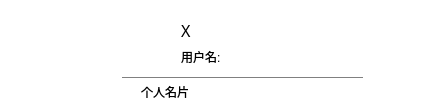
<?xml version="1.0" encoding="UTF-8"?>
<ui version="4.0">
 <class>ItemWidgetUserCardRight</class>
 <widget class="QWidget" name="ItemWidgetUserCardRight">
  <property name="geometry">
   <rect>
    <x>0</x>
    <y>0</y>
    <width>428</width>
    <height>111</height>
   </rect>
  </property>
  <property name="windowTitle">
   <string>ItemWidgetUserCardRight</string>
  </property>
  <property name="styleSheet">
   <string notr="true">QWidget
{
	font-family: &quot;微软雅黑&quot;;
	background-color: rgba(0, 0, 0, 0);
}

#frame_2
{	
	border-image: url(:/image/resource/气泡.png);
 	border-top-width:10px;
    border-bottom-width:10px;

    border-left-width: 4px;
 	border-right-width:10px;

	margin-bottom:-4px;
}

#frame_3
{	
	border-image: url(:/image/resource/气泡.png);
 	border-top-width:10px;
    border-bottom-width:4px;

    border-left-width: 4px;
 	border-right-width:10px;

	margin-top:-10px;
	padding-top:5px;
}

#frameLine
{
	border:none;
	min-height:1px;
	max-height:1px;
	margin-right:5px;
	margin-left:0px;
	background-color:gray;
}</string>
  </property>
  <layout class="QVBoxLayout" name="verticalLayout_3">
   <property name="topMargin">
    <number>2</number>
   </property>
   <property name="bottomMargin">
    <number>2</number>
   </property>
   <item>
    <layout class="QHBoxLayout" name="horizontalLayout">
     <item>
      <spacer name="horizontalSpacer">
       <property name="orientation">
        <enum>Qt::Horizontal</enum>
       </property>
       <property name="sizeType">
        <enum>QSizePolicy::Expanding</enum>
       </property>
       <property name="sizeHint" stdset="0">
        <size>
         <width>115</width>
         <height>20</height>
        </size>
       </property>
      </spacer>
     </item>
     <item>
      <layout class="QVBoxLayout" name="verticalLayout_4">
       <property name="spacing">
        <number>1</number>
       </property>
       <property name="leftMargin">
        <number>10</number>
       </property>
       <property name="topMargin">
        <number>5</number>
       </property>
       <property name="rightMargin">
        <number>10</number>
       </property>
       <item>
        <spacer name="verticalSpacer_2">
         <property name="orientation">
          <enum>Qt::Vertical</enum>
         </property>
         <property name="sizeHint" stdset="0">
          <size>
           <width>20</width>
           <height>40</height>
          </size>
         </property>
        </spacer>
       </item>
       <item>
        <layout class="QHBoxLayout" name="horizontalLayout_4">
         <item>
          <spacer name="horizontalSpacer_2">
           <property name="orientation">
            <enum>Qt::Horizontal</enum>
           </property>
           <property name="sizeType">
            <enum>QSizePolicy::MinimumExpanding</enum>
           </property>
           <property name="sizeHint" stdset="0">
            <size>
             <width>40</width>
             <height>20</height>
            </size>
           </property>
          </spacer>
         </item>
         <item>
          <widget class="QLabel" name="labelStatus">
           <property name="minimumSize">
            <size>
             <width>25</width>
             <height>25</height>
            </size>
           </property>
           <property name="maximumSize">
            <size>
             <width>25</width>
             <height>25</height>
            </size>
           </property>
           <property name="text">
            <string/>
           </property>
           <property name="scaledContents">
            <bool>true</bool>
           </property>
           <property name="alignment">
            <set>Qt::AlignCenter</set>
           </property>
          </widget>
         </item>
        </layout>
       </item>
       <item>
        <spacer name="verticalSpacer_3">
         <property name="orientation">
          <enum>Qt::Vertical</enum>
         </property>
         <property name="sizeHint" stdset="0">
          <size>
           <width>20</width>
           <height>40</height>
          </size>
         </property>
        </spacer>
       </item>
       <item>
        <widget class="QLabel" name="labelUnread">
         <property name="font">
          <font>
           <family>微软雅黑</family>
          </font>
         </property>
         <property name="text">
          <string/>
         </property>
         <property name="alignment">
          <set>Qt::AlignRight|Qt::AlignTrailing|Qt::AlignVCenter</set>
         </property>
        </widget>
       </item>
      </layout>
     </item>
     <item>
      <widget class="QFrame" name="frameF">
       <property name="minimumSize">
        <size>
         <width>250</width>
         <height>105</height>
        </size>
       </property>
       <property name="maximumSize">
        <size>
         <width>250</width>
         <height>105</height>
        </size>
       </property>
       <property name="frameShape">
        <enum>QFrame::StyledPanel</enum>
       </property>
       <property name="frameShadow">
        <enum>QFrame::Raised</enum>
       </property>
       <layout class="QVBoxLayout" name="verticalLayout_2">
        <property name="spacing">
         <number>0</number>
        </property>
        <property name="leftMargin">
         <number>0</number>
        </property>
        <property name="topMargin">
         <number>2</number>
        </property>
        <property name="rightMargin">
         <number>2</number>
        </property>
        <property name="bottomMargin">
         <number>2</number>
        </property>
        <item>
         <widget class="QFrame" name="frame_2">
          <property name="sizePolicy">
           <sizepolicy hsizetype="Preferred" vsizetype="MinimumExpanding">
            <horstretch>0</horstretch>
            <verstretch>0</verstretch>
           </sizepolicy>
          </property>
          <property name="frameShape">
           <enum>QFrame::StyledPanel</enum>
          </property>
          <property name="frameShadow">
           <enum>QFrame::Raised</enum>
          </property>
          <layout class="QHBoxLayout" name="horizontalLayout_3">
           <property name="leftMargin">
            <number>9</number>
           </property>
           <property name="topMargin">
            <number>2</number>
           </property>
           <property name="rightMargin">
            <number>2</number>
           </property>
           <property name="bottomMargin">
            <number>2</number>
           </property>
           <item>
            <widget class="QLabel" name="labelAvatar">
             <property name="minimumSize">
              <size>
               <width>40</width>
               <height>40</height>
              </size>
             </property>
             <property name="maximumSize">
              <size>
               <width>40</width>
               <height>40</height>
              </size>
             </property>
             <property name="text">
              <string/>
             </property>
             <property name="pixmap">
              <pixmap resource="Resource.qrc">:/image/resource/头像60px.png</pixmap>
             </property>
             <property name="scaledContents">
              <bool>true</bool>
             </property>
            </widget>
           </item>
           <item>
            <layout class="QVBoxLayout" name="verticalLayout_5">
             <property name="spacing">
              <number>2</number>
             </property>
             <item>
              <widget class="JChat::ElidedLabel" name="labelDisplayName">
               <property name="sizePolicy">
                <sizepolicy hsizetype="Preferred" vsizetype="Preferred">
                 <horstretch>0</horstretch>
                 <verstretch>0</verstretch>
                </sizepolicy>
               </property>
               <property name="font">
                <font>
                 <family>微软雅黑</family>
                 <pointsize>12</pointsize>
                </font>
               </property>
               <property name="text">
                <string>X</string>
               </property>
               <property name="alignment">
                <set>Qt::AlignLeading|Qt::AlignLeft|Qt::AlignVCenter</set>
               </property>
              </widget>
             </item>
             <item>
              <widget class="QLabel" name="labelUserName">
               <property name="text">
                <string>用户名:</string>
               </property>
              </widget>
             </item>
            </layout>
           </item>
          </layout>
         </widget>
        </item>
        <item>
         <widget class="QFrame" name="frameLine">
          <property name="frameShape">
           <enum>QFrame::StyledPanel</enum>
          </property>
          <property name="frameShadow">
           <enum>QFrame::Raised</enum>
          </property>
         </widget>
        </item>
        <item>
         <widget class="QFrame" name="frame_3">
          <property name="frameShape">
           <enum>QFrame::StyledPanel</enum>
          </property>
          <property name="frameShadow">
           <enum>QFrame::Raised</enum>
          </property>
          <layout class="QHBoxLayout" name="horizontalLayout_2">
           <property name="leftMargin">
            <number>15</number>
           </property>
           <property name="topMargin">
            <number>0</number>
           </property>
           <property name="rightMargin">
            <number>0</number>
           </property>
           <property name="bottomMargin">
            <number>0</number>
           </property>
           <item>
            <widget class="QLabel" name="labelT">
             <property name="text">
              <string>个人名片</string>
             </property>
            </widget>
           </item>
          </layout>
         </widget>
        </item>
       </layout>
      </widget>
     </item>
     <item>
      <layout class="QVBoxLayout" name="verticalLayout">
       <property name="spacing">
        <number>0</number>
       </property>
       <item>
        <widget class="JChat::Label" name="label">
         <property name="minimumSize">
          <size>
           <width>40</width>
           <height>40</height>
          </size>
         </property>
         <property name="maximumSize">
          <size>
           <width>40</width>
           <height>40</height>
          </size>
         </property>
         <property name="text">
          <string/>
         </property>
         <property name="pixmap">
          <pixmap resource="Resource.qrc">:/image/resource/头像60px.png</pixmap>
         </property>
         <property name="scaledContents">
          <bool>true</bool>
         </property>
        </widget>
       </item>
       <item>
        <spacer name="verticalSpacer">
         <property name="orientation">
          <enum>Qt::Vertical</enum>
         </property>
         <property name="sizeType">
          <enum>QSizePolicy::MinimumExpanding</enum>
         </property>
         <property name="sizeHint" stdset="0">
          <size>
           <width>40</width>
           <height>5</height>
          </size>
         </property>
        </spacer>
       </item>
      </layout>
     </item>
    </layout>
   </item>
  </layout>
 </widget>
 <layoutdefault spacing="6" margin="11"/>
 <customwidgets>
  <customwidget>
   <class>JChat::Label</class>
   <extends>QLabel</extends>
   <header>Label.h</header>
  </customwidget>
  <customwidget>
   <class>JChat::ElidedLabel</class>
   <extends>QLabel</extends>
   <header>ElidedLabel.h</header>
  </customwidget>
 </customwidgets>
 <resources>
  <include location="Resource.qrc"/>
 </resources>
 <connections/>
</ui>
